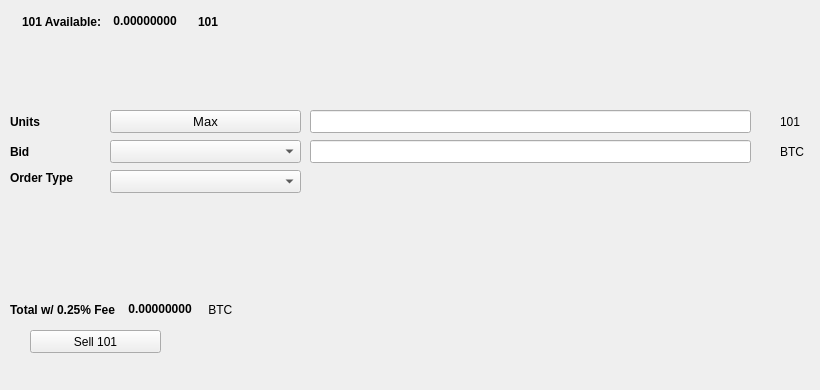
   <widget class="QWidget" name="SellTab">
    <attribute name="title">
     <string>Sell</string>
    </attribute>
    <widget class="QLabel" name="label_16">
     <property name="geometry">
      <rect>
       <x>780</x>
       <y>140</y>
       <width>31</width>
       <height>23</height>
      </rect>
     </property>
     <property name="text">
      <string>BTC</string>
     </property>
    </widget>
    <widget class="QComboBox" name="SellBidcomboBox">
     <property name="geometry">
      <rect>
       <x>110</x>
       <y>140</y>
       <width>191</width>
       <height>23</height>
      </rect>
     </property>
     <property name="font">
      <font>
       <pointsize>10</pointsize>
      </font>
     </property>
    </widget>
    <widget class="QLabel" name="label_18">
     <property name="geometry">
      <rect>
       <x>10</x>
       <y>110</y>
       <width>46</width>
       <height>23</height>
      </rect>
     </property>
     <property name="font">
      <font>
       <weight>75</weight>
       <bold>true</bold>
      </font>
     </property>
     <property name="text">
      <string>Units</string>
     </property>
    </widget>
    <widget class="QPushButton" name="Sell_Max_Amount">
     <property name="geometry">
      <rect>
       <x>110</x>
       <y>110</y>
       <width>191</width>
       <height>23</height>
      </rect>
     </property>
     <property name="font">
      <font>
       <pointsize>10</pointsize>
      </font>
     </property>
     <property name="text">
      <string>Max</string>
     </property>
    </widget>
    <widget class="QLabel" name="label_20">
     <property name="geometry">
      <rect>
       <x>10</x>
       <y>170</y>
       <width>91</width>
       <height>16</height>
      </rect>
     </property>
     <property name="font">
      <font>
       <weight>75</weight>
       <bold>true</bold>
      </font>
     </property>
     <property name="text">
      <string>Order Type</string>
     </property>
    </widget>
    <widget class="QComboBox" name="SellOrdertypeCombo">
     <property name="geometry">
      <rect>
       <x>110</x>
       <y>170</y>
       <width>191</width>
       <height>23</height>
      </rect>
     </property>
     <property name="font">
      <font>
       <pointsize>10</pointsize>
      </font>
     </property>
    </widget>
    <widget class="QLabel" name="label_21">
     <property name="geometry">
      <rect>
       <x>10</x>
       <y>140</y>
       <width>46</width>
       <height>23</height>
      </rect>
     </property>
     <property name="font">
      <font>
       <weight>75</weight>
       <bold>true</bold>
      </font>
     </property>
     <property name="text">
      <string>Bid</string>
     </property>
    </widget>
    <widget class="QLabel" name="label_22">
     <property name="geometry">
      <rect>
       <x>780</x>
       <y>110</y>
       <width>31</width>
       <height>23</height>
      </rect>
     </property>
     <property name="text">
      <string>101</string>
     </property>
    </widget>
    <widget class="QLineEdit" name="UnitsInput101">
     <property name="geometry">
      <rect>
       <x>310</x>
       <y>110</y>
       <width>441</width>
       <height>23</height>
      </rect>
     </property>
     <property name="font">
      <font>
       <pointsize>9</pointsize>
       <weight>75</weight>
       <bold>true</bold>
      </font>
     </property>
    </widget>
    <widget class="QLineEdit" name="SellBidPriceEdit">
     <property name="geometry">
      <rect>
       <x>310</x>
       <y>140</y>
       <width>441</width>
       <height>23</height>
      </rect>
     </property>
     <property name="font">
      <font>
       <pointsize>9</pointsize>
       <weight>75</weight>
       <bold>true</bold>
      </font>
     </property>
    </widget>
    <widget class="QPushButton" name="Sell101BTN">
     <property name="geometry">
      <rect>
       <x>30</x>
       <y>330</y>
       <width>131</width>
       <height>23</height>
      </rect>
     </property>
     <property name="text">
      <string>Sell 101</string>
     </property>
     <property name="icon">
      <iconset resource="../101coin">
       <normaloff>:/icons/bitcoin</normaloff>:/icons/bitcoin</iconset>
     </property>
    </widget>
    <widget class="QWidget" name="layoutWidget3">
     <property name="geometry">
      <rect>
       <x>22</x>
       <y>12</y>
       <width>258</width>
       <height>19</height>
      </rect>
     </property>
     <layout class="QHBoxLayout" name="horizontalLayout">
      <item>
       <widget class="QLabel" name="label232_2">
        <property name="font">
         <font>
          <weight>75</weight>
          <bold>true</bold>
         </font>
        </property>
        <property name="text">
         <string>101 Available:</string>
        </property>
       </widget>
      </item>
      <item>
       <widget class="QLabel" name="101AvailableLabel">
        <property name="palette">
         <palette>
          <active>
           <colorrole role="WindowText">
            <brush brushstyle="SolidPattern">
             <color alpha="255">
              <red>0</red>
              <green>0</green>
              <blue>0</blue>
             </color>
            </brush>
           </colorrole>
           <colorrole role="Button">
            <brush brushstyle="SolidPattern">
             <color alpha="255">
              <red>0</red>
              <green>170</green>
              <blue>0</blue>
             </color>
            </brush>
           </colorrole>
           <colorrole role="Light">
            <brush brushstyle="SolidPattern">
             <color alpha="255">
              <red>0</red>
              <green>255</green>
              <blue>0</blue>
             </color>
            </brush>
           </colorrole>
           <colorrole role="Midlight">
            <brush brushstyle="SolidPattern">
             <color alpha="255">
              <red>0</red>
              <green>212</green>
              <blue>0</blue>
             </color>
            </brush>
           </colorrole>
           <colorrole role="Dark">
            <brush brushstyle="SolidPattern">
             <color alpha="255">
              <red>0</red>
              <green>85</green>
              <blue>0</blue>
             </color>
            </brush>
           </colorrole>
           <colorrole role="Mid">
            <brush brushstyle="SolidPattern">
             <color alpha="255">
              <red>0</red>
              <green>113</green>
              <blue>0</blue>
             </color>
            </brush>
           </colorrole>
           <colorrole role="Text">
            <brush brushstyle="SolidPattern">
             <color alpha="255">
              <red>0</red>
              <green>170</green>
              <blue>0</blue>
             </color>
            </brush>
           </colorrole>
           <colorrole role="BrightText">
            <brush brushstyle="SolidPattern">
             <color alpha="255">
              <red>255</red>
              <green>255</green>
              <blue>255</blue>
             </color>
            </brush>
           </colorrole>
           <colorrole role="ButtonText">
            <brush brushstyle="SolidPattern">
             <color alpha="255">
              <red>0</red>
              <green>0</green>
              <blue>0</blue>
             </color>
            </brush>
           </colorrole>
           <colorrole role="Base">
            <brush brushstyle="SolidPattern">
             <color alpha="255">
              <red>255</red>
              <green>255</green>
              <blue>255</blue>
             </color>
            </brush>
           </colorrole>
           <colorrole role="Window">
            <brush brushstyle="SolidPattern">
             <color alpha="255">
              <red>0</red>
              <green>170</green>
              <blue>0</blue>
             </color>
            </brush>
           </colorrole>
           <colorrole role="Shadow">
            <brush brushstyle="SolidPattern">
             <color alpha="255">
              <red>0</red>
              <green>0</green>
              <blue>0</blue>
             </color>
            </brush>
           </colorrole>
           <colorrole role="AlternateBase">
            <brush brushstyle="SolidPattern">
             <color alpha="255">
              <red>127</red>
              <green>212</green>
              <blue>127</blue>
             </color>
            </brush>
           </colorrole>
           <colorrole role="ToolTipBase">
            <brush brushstyle="SolidPattern">
             <color alpha="255">
              <red>255</red>
              <green>255</green>
              <blue>220</blue>
             </color>
            </brush>
           </colorrole>
           <colorrole role="ToolTipText">
            <brush brushstyle="SolidPattern">
             <color alpha="255">
              <red>0</red>
              <green>0</green>
              <blue>0</blue>
             </color>
            </brush>
           </colorrole>
          </active>
          <inactive>
           <colorrole role="WindowText">
            <brush brushstyle="SolidPattern">
             <color alpha="255">
              <red>0</red>
              <green>0</green>
              <blue>0</blue>
             </color>
            </brush>
           </colorrole>
           <colorrole role="Button">
            <brush brushstyle="SolidPattern">
             <color alpha="255">
              <red>0</red>
              <green>170</green>
              <blue>0</blue>
             </color>
            </brush>
           </colorrole>
           <colorrole role="Light">
            <brush brushstyle="SolidPattern">
             <color alpha="255">
              <red>0</red>
              <green>255</green>
              <blue>0</blue>
             </color>
            </brush>
           </colorrole>
           <colorrole role="Midlight">
            <brush brushstyle="SolidPattern">
             <color alpha="255">
              <red>0</red>
              <green>212</green>
              <blue>0</blue>
             </color>
            </brush>
           </colorrole>
           <colorrole role="Dark">
            <brush brushstyle="SolidPattern">
             <color alpha="255">
              <red>0</red>
              <green>85</green>
              <blue>0</blue>
             </color>
            </brush>
           </colorrole>
           <colorrole role="Mid">
            <brush brushstyle="SolidPattern">
             <color alpha="255">
              <red>0</red>
              <green>113</green>
              <blue>0</blue>
             </color>
            </brush>
           </colorrole>
           <colorrole role="Text">
            <brush brushstyle="SolidPattern">
             <color alpha="255">
              <red>0</red>
              <green>170</green>
              <blue>0</blue>
             </color>
            </brush>
           </colorrole>
           <colorrole role="BrightText">
            <brush brushstyle="SolidPattern">
             <color alpha="255">
              <red>255</red>
              <green>255</green>
              <blue>255</blue>
             </color>
            </brush>
           </colorrole>
           <colorrole role="ButtonText">
            <brush brushstyle="SolidPattern">
             <color alpha="255">
              <red>0</red>
              <green>0</green>
              <blue>0</blue>
             </color>
            </brush>
           </colorrole>
           <colorrole role="Base">
            <brush brushstyle="SolidPattern">
             <color alpha="255">
              <red>255</red>
              <green>255</green>
              <blue>255</blue>
             </color>
            </brush>
           </colorrole>
           <colorrole role="Window">
            <brush brushstyle="SolidPattern">
             <color alpha="255">
              <red>0</red>
              <green>170</green>
              <blue>0</blue>
             </color>
            </brush>
           </colorrole>
           <colorrole role="Shadow">
            <brush brushstyle="SolidPattern">
             <color alpha="255">
              <red>0</red>
              <green>0</green>
              <blue>0</blue>
             </color>
            </brush>
           </colorrole>
           <colorrole role="AlternateBase">
            <brush brushstyle="SolidPattern">
             <color alpha="255">
              <red>127</red>
              <green>212</green>
              <blue>127</blue>
             </color>
            </brush>
           </colorrole>
           <colorrole role="ToolTipBase">
            <brush brushstyle="SolidPattern">
             <color alpha="255">
              <red>255</red>
              <green>255</green>
              <blue>220</blue>
             </color>
            </brush>
           </colorrole>
           <colorrole role="ToolTipText">
            <brush brushstyle="SolidPattern">
             <color alpha="255">
              <red>0</red>
              <green>0</green>
              <blue>0</blue>
             </color>
            </brush>
           </colorrole>
          </inactive>
          <disabled>
           <colorrole role="WindowText">
            <brush brushstyle="SolidPattern">
             <color alpha="255">
              <red>0</red>
              <green>85</green>
              <blue>0</blue>
             </color>
            </brush>
           </colorrole>
           <colorrole role="Button">
            <brush brushstyle="SolidPattern">
             <color alpha="255">
              <red>0</red>
              <green>170</green>
              <blue>0</blue>
             </color>
            </brush>
           </colorrole>
           <colorrole role="Light">
            <brush brushstyle="SolidPattern">
             <color alpha="255">
              <red>0</red>
              <green>255</green>
              <blue>0</blue>
             </color>
            </brush>
           </colorrole>
           <colorrole role="Midlight">
            <brush brushstyle="SolidPattern">
             <color alpha="255">
              <red>0</red>
              <green>212</green>
              <blue>0</blue>
             </color>
            </brush>
           </colorrole>
           <colorrole role="Dark">
            <brush brushstyle="SolidPattern">
             <color alpha="255">
              <red>0</red>
              <green>85</green>
              <blue>0</blue>
             </color>
            </brush>
           </colorrole>
           <colorrole role="Mid">
            <brush brushstyle="SolidPattern">
             <color alpha="255">
              <red>0</red>
              <green>113</green>
              <blue>0</blue>
             </color>
            </brush>
           </colorrole>
           <colorrole role="Text">
            <brush brushstyle="SolidPattern">
             <color alpha="255">
              <red>0</red>
              <green>85</green>
              <blue>0</blue>
             </color>
            </brush>
           </colorrole>
           <colorrole role="BrightText">
            <brush brushstyle="SolidPattern">
             <color alpha="255">
              <red>255</red>
              <green>255</green>
              <blue>255</blue>
             </color>
            </brush>
           </colorrole>
           <colorrole role="ButtonText">
            <brush brushstyle="SolidPattern">
             <color alpha="255">
              <red>0</red>
              <green>85</green>
              <blue>0</blue>
             </color>
            </brush>
           </colorrole>
           <colorrole role="Base">
            <brush brushstyle="SolidPattern">
             <color alpha="255">
              <red>0</red>
              <green>170</green>
              <blue>0</blue>
             </color>
            </brush>
           </colorrole>
           <colorrole role="Window">
            <brush brushstyle="SolidPattern">
             <color alpha="255">
              <red>0</red>
              <green>170</green>
              <blue>0</blue>
             </color>
            </brush>
           </colorrole>
           <colorrole role="Shadow">
            <brush brushstyle="SolidPattern">
             <color alpha="255">
              <red>0</red>
              <green>0</green>
              <blue>0</blue>
             </color>
            </brush>
           </colorrole>
           <colorrole role="AlternateBase">
            <brush brushstyle="SolidPattern">
             <color alpha="255">
              <red>0</red>
              <green>170</green>
              <blue>0</blue>
             </color>
            </brush>
           </colorrole>
           <colorrole role="ToolTipBase">
            <brush brushstyle="SolidPattern">
             <color alpha="255">
              <red>255</red>
              <green>255</green>
              <blue>220</blue>
             </color>
            </brush>
           </colorrole>
           <colorrole role="ToolTipText">
            <brush brushstyle="SolidPattern">
             <color alpha="255">
              <red>0</red>
              <green>0</green>
              <blue>0</blue>
             </color>
            </brush>
           </colorrole>
          </disabled>
         </palette>
        </property>
        <property name="font">
         <font>
          <weight>75</weight>
          <bold>true</bold>
         </font>
        </property>
        <property name="text">
         <string> 0.00000000 </string>
        </property>
        <property name="textInteractionFlags">
         <set>Qt::LinksAccessibleByMouse|Qt::TextSelectableByKeyboard|Qt::TextSelectableByMouse</set>
        </property>
       </widget>
      </item>
      <item>
       <widget class="QLabel" name="label101">
        <property name="font">
         <font>
          <weight>75</weight>
          <bold>true</bold>
         </font>
        </property>
        <property name="text">
         <string>101</string>
        </property>
       </widget>
      </item>
     </layout>
    </widget>
    <widget class="QWidget" name="layoutWidget">
     <property name="geometry">
      <rect>
       <x>10</x>
       <y>300</y>
       <width>268</width>
       <height>19</height>
      </rect>
     </property>
     <layout class="QHBoxLayout" name="horizontalLayout_2">
      <item>
       <widget class="QLabel" name="label_19">
        <property name="font">
         <font>
          <weight>75</weight>
          <bold>true</bold>
         </font>
        </property>
        <property name="text">
         <string>Total w/ 0.25% Fee </string>
        </property>
       </widget>
      </item>
      <item>
       <widget class="QLabel" name="SellCostLabel">
        <property name="palette">
         <palette>
          <active>
           <colorrole role="WindowText">
            <brush brushstyle="SolidPattern">
             <color alpha="255">
              <red>0</red>
              <green>0</green>
              <blue>0</blue>
             </color>
            </brush>
           </colorrole>
           <colorrole role="Button">
            <brush brushstyle="SolidPattern">
             <color alpha="255">
              <red>0</red>
              <green>170</green>
              <blue>0</blue>
             </color>
            </brush>
           </colorrole>
           <colorrole role="Light">
            <brush brushstyle="SolidPattern">
             <color alpha="255">
              <red>0</red>
              <green>255</green>
              <blue>0</blue>
             </color>
            </brush>
           </colorrole>
           <colorrole role="Midlight">
            <brush brushstyle="SolidPattern">
             <color alpha="255">
              <red>0</red>
              <green>212</green>
              <blue>0</blue>
             </color>
            </brush>
           </colorrole>
           <colorrole role="Dark">
            <brush brushstyle="SolidPattern">
             <color alpha="255">
              <red>0</red>
              <green>85</green>
              <blue>0</blue>
             </color>
            </brush>
           </colorrole>
           <colorrole role="Mid">
            <brush brushstyle="SolidPattern">
             <color alpha="255">
              <red>0</red>
              <green>113</green>
              <blue>0</blue>
             </color>
            </brush>
           </colorrole>
           <colorrole role="Text">
            <brush brushstyle="SolidPattern">
             <color alpha="255">
              <red>0</red>
              <green>170</green>
              <blue>0</blue>
             </color>
            </brush>
           </colorrole>
           <colorrole role="BrightText">
            <brush brushstyle="SolidPattern">
             <color alpha="255">
              <red>255</red>
              <green>255</green>
              <blue>255</blue>
             </color>
            </brush>
           </colorrole>
           <colorrole role="ButtonText">
            <brush brushstyle="SolidPattern">
             <color alpha="255">
              <red>0</red>
              <green>0</green>
              <blue>0</blue>
             </color>
            </brush>
           </colorrole>
           <colorrole role="Base">
            <brush brushstyle="SolidPattern">
             <color alpha="255">
              <red>255</red>
              <green>255</green>
              <blue>255</blue>
             </color>
            </brush>
           </colorrole>
           <colorrole role="Window">
            <brush brushstyle="SolidPattern">
             <color alpha="255">
              <red>0</red>
              <green>170</green>
              <blue>0</blue>
             </color>
            </brush>
           </colorrole>
           <colorrole role="Shadow">
            <brush brushstyle="SolidPattern">
             <color alpha="255">
              <red>0</red>
              <green>0</green>
              <blue>0</blue>
             </color>
            </brush>
           </colorrole>
           <colorrole role="AlternateBase">
            <brush brushstyle="SolidPattern">
             <color alpha="255">
              <red>127</red>
              <green>212</green>
              <blue>127</blue>
             </color>
            </brush>
           </colorrole>
           <colorrole role="ToolTipBase">
            <brush brushstyle="SolidPattern">
             <color alpha="255">
              <red>255</red>
              <green>255</green>
              <blue>220</blue>
             </color>
            </brush>
           </colorrole>
           <colorrole role="ToolTipText">
            <brush brushstyle="SolidPattern">
             <color alpha="255">
              <red>0</red>
              <green>0</green>
              <blue>0</blue>
             </color>
            </brush>
           </colorrole>
          </active>
          <inactive>
           <colorrole role="WindowText">
            <brush brushstyle="SolidPattern">
             <color alpha="255">
              <red>0</red>
              <green>0</green>
              <blue>0</blue>
             </color>
            </brush>
           </colorrole>
           <colorrole role="Button">
            <brush brushstyle="SolidPattern">
             <color alpha="255">
              <red>0</red>
              <green>170</green>
              <blue>0</blue>
             </color>
            </brush>
           </colorrole>
           <colorrole role="Light">
            <brush brushstyle="SolidPattern">
             <color alpha="255">
              <red>0</red>
              <green>255</green>
              <blue>0</blue>
             </color>
            </brush>
           </colorrole>
           <colorrole role="Midlight">
            <brush brushstyle="SolidPattern">
             <color alpha="255">
              <red>0</red>
              <green>212</green>
              <blue>0</blue>
             </color>
            </brush>
           </colorrole>
           <colorrole role="Dark">
            <brush brushstyle="SolidPattern">
             <color alpha="255">
              <red>0</red>
              <green>85</green>
              <blue>0</blue>
             </color>
            </brush>
           </colorrole>
           <colorrole role="Mid">
            <brush brushstyle="SolidPattern">
             <color alpha="255">
              <red>0</red>
              <green>113</green>
              <blue>0</blue>
             </color>
            </brush>
           </colorrole>
           <colorrole role="Text">
            <brush brushstyle="SolidPattern">
             <color alpha="255">
              <red>0</red>
              <green>170</green>
              <blue>0</blue>
             </color>
            </brush>
           </colorrole>
           <colorrole role="BrightText">
            <brush brushstyle="SolidPattern">
             <color alpha="255">
              <red>255</red>
              <green>255</green>
              <blue>255</blue>
             </color>
            </brush>
           </colorrole>
           <colorrole role="ButtonText">
            <brush brushstyle="SolidPattern">
             <color alpha="255">
              <red>0</red>
              <green>0</green>
              <blue>0</blue>
             </color>
            </brush>
           </colorrole>
           <colorrole role="Base">
            <brush brushstyle="SolidPattern">
             <color alpha="255">
              <red>255</red>
              <green>255</green>
              <blue>255</blue>
             </color>
            </brush>
           </colorrole>
           <colorrole role="Window">
            <brush brushstyle="SolidPattern">
             <color alpha="255">
              <red>0</red>
              <green>170</green>
              <blue>0</blue>
             </color>
            </brush>
           </colorrole>
           <colorrole role="Shadow">
            <brush brushstyle="SolidPattern">
             <color alpha="255">
              <red>0</red>
              <green>0</green>
              <blue>0</blue>
             </color>
            </brush>
           </colorrole>
           <colorrole role="AlternateBase">
            <brush brushstyle="SolidPattern">
             <color alpha="255">
              <red>127</red>
              <green>212</green>
              <blue>127</blue>
             </color>
            </brush>
           </colorrole>
           <colorrole role="ToolTipBase">
            <brush brushstyle="SolidPattern">
             <color alpha="255">
              <red>255</red>
              <green>255</green>
              <blue>220</blue>
             </color>
            </brush>
           </colorrole>
           <colorrole role="ToolTipText">
            <brush brushstyle="SolidPattern">
             <color alpha="255">
              <red>0</red>
              <green>0</green>
              <blue>0</blue>
             </color>
            </brush>
           </colorrole>
          </inactive>
          <disabled>
           <colorrole role="WindowText">
            <brush brushstyle="SolidPattern">
             <color alpha="255">
              <red>0</red>
              <green>85</green>
              <blue>0</blue>
             </color>
            </brush>
           </colorrole>
           <colorrole role="Button">
            <brush brushstyle="SolidPattern">
             <color alpha="255">
              <red>0</red>
              <green>170</green>
              <blue>0</blue>
             </color>
            </brush>
           </colorrole>
           <colorrole role="Light">
            <brush brushstyle="SolidPattern">
             <color alpha="255">
              <red>0</red>
              <green>255</green>
              <blue>0</blue>
             </color>
            </brush>
           </colorrole>
           <colorrole role="Midlight">
            <brush brushstyle="SolidPattern">
             <color alpha="255">
              <red>0</red>
              <green>212</green>
              <blue>0</blue>
             </color>
            </brush>
           </colorrole>
           <colorrole role="Dark">
            <brush brushstyle="SolidPattern">
             <color alpha="255">
              <red>0</red>
              <green>85</green>
              <blue>0</blue>
             </color>
            </brush>
           </colorrole>
           <colorrole role="Mid">
            <brush brushstyle="SolidPattern">
             <color alpha="255">
              <red>0</red>
              <green>113</green>
              <blue>0</blue>
             </color>
            </brush>
           </colorrole>
           <colorrole role="Text">
            <brush brushstyle="SolidPattern">
             <color alpha="255">
              <red>0</red>
              <green>85</green>
              <blue>0</blue>
             </color>
            </brush>
           </colorrole>
           <colorrole role="BrightText">
            <brush brushstyle="SolidPattern">
             <color alpha="255">
              <red>255</red>
              <green>255</green>
              <blue>255</blue>
             </color>
            </brush>
           </colorrole>
           <colorrole role="ButtonText">
            <brush brushstyle="SolidPattern">
             <color alpha="255">
              <red>0</red>
              <green>85</green>
              <blue>0</blue>
             </color>
            </brush>
           </colorrole>
           <colorrole role="Base">
            <brush brushstyle="SolidPattern">
             <color alpha="255">
              <red>0</red>
              <green>170</green>
              <blue>0</blue>
             </color>
            </brush>
           </colorrole>
           <colorrole role="Window">
            <brush brushstyle="SolidPattern">
             <color alpha="255">
              <red>0</red>
              <green>170</green>
              <blue>0</blue>
             </color>
            </brush>
           </colorrole>
           <colorrole role="Shadow">
            <brush brushstyle="SolidPattern">
             <color alpha="255">
              <red>0</red>
              <green>0</green>
              <blue>0</blue>
             </color>
            </brush>
           </colorrole>
           <colorrole role="AlternateBase">
            <brush brushstyle="SolidPattern">
             <color alpha="255">
              <red>0</red>
              <green>170</green>
              <blue>0</blue>
             </color>
            </brush>
           </colorrole>
           <colorrole role="ToolTipBase">
            <brush brushstyle="SolidPattern">
             <color alpha="255">
              <red>255</red>
              <green>255</green>
              <blue>220</blue>
             </color>
            </brush>
           </colorrole>
           <colorrole role="ToolTipText">
            <brush brushstyle="SolidPattern">
             <color alpha="255">
              <red>0</red>
              <green>0</green>
              <blue>0</blue>
             </color>
            </brush>
           </colorrole>
          </disabled>
         </palette>
        </property>
        <property name="font">
         <font>
          <weight>75</weight>
          <bold>true</bold>
         </font>
        </property>
        <property name="autoFillBackground">
         <bool>false</bool>
        </property>
        <property name="text">
         <string> 0.00000000</string>
        </property>
        <property name="textInteractionFlags">
         <set>Qt::LinksAccessibleByMouse|Qt::TextSelectableByMouse</set>
        </property>
       </widget>
      </item>
      <item>
       <widget class="QLabel" name="label_17">
        <property name="font">
         <font>
          <weight>50</weight>
          <bold>false</bold>
         </font>
        </property>
        <property name="text">
         <string> BTC</string>
        </property>
       </widget>
      </item>
     </layout>
    </widget>
    <widget class="QLabel" name="label_23">
     <property name="geometry">
      <rect>
       <x>460</x>
       <y>300</y>
       <width>281</width>
       <height>81</height>
      </rect>
     </property>
     <property name="text">
      <string/>
     </property>
     <property name="pixmap">
      <pixmap>:/images/bittrex</pixmap>
     </property>
    </widget>
   </widget>
